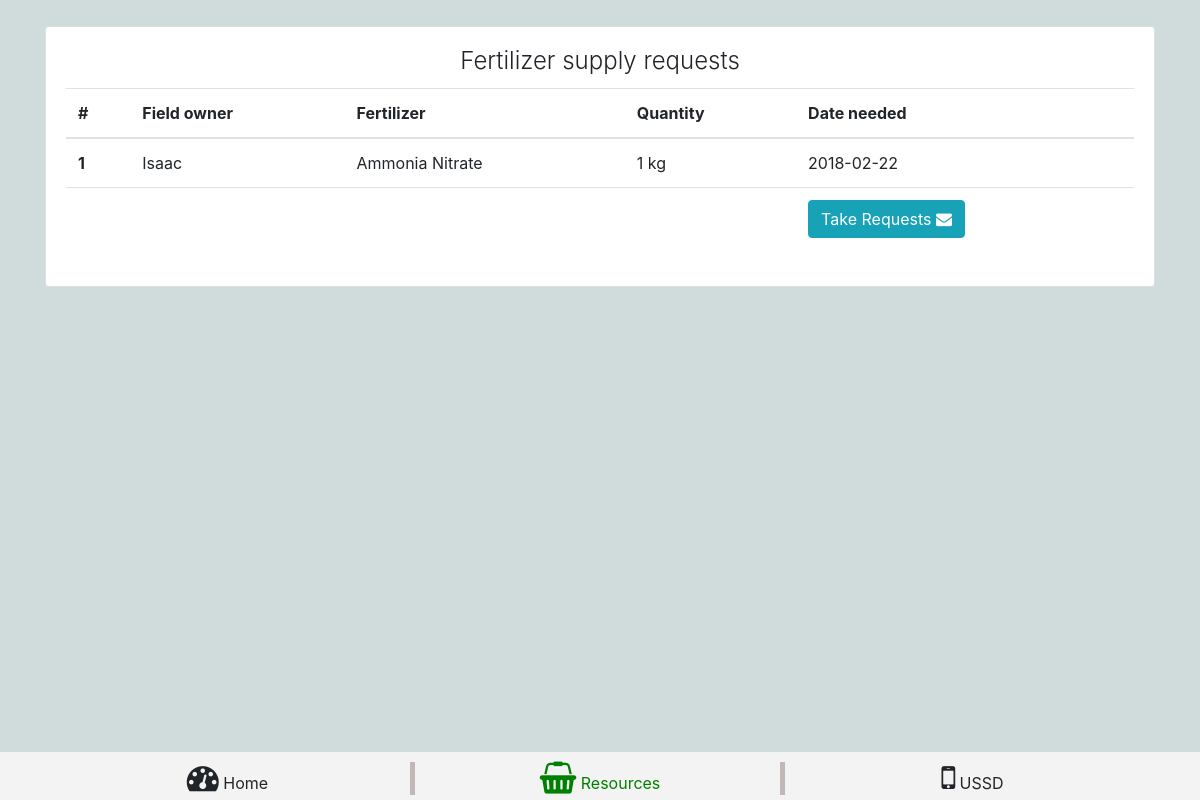
/fertilizer.php, run on the app's committed database.
### tables this page shows
CREATE TABLE `field_fertilizer` (
  `id` int(11) NOT NULL,
  `field` int(11) NOT NULL,
  `fertilizer` int(11) NOT NULL,
  `quantity` int(11) NOT NULL,
  `date_needed` date NOT NULL
);

CREATE TABLE `fields` (
  `id` int(11) NOT NULL,
  `ownerName` varchar(128) NOT NULL,
  `location` varchar(256) NOT NULL,
  `owner` int(11) NOT NULL,
  `purpose` varchar(1024) NOT NULL,
  `phone` varchar(1024) DEFAULT NULL,
  `locationName` varchar(256) NOT NULL,
  `ownerId` int(11) NOT NULL,
  `type` varchar(32) NOT NULL,
  `width` float NOT NULL,
  `stages` int(11) NOT NULL,
  `total_produce` int(11) NOT NULL
);

CREATE TABLE `fertilizer` (
  `id` int(11) NOT NULL,
  `name` varchar(128) NOT NULL,
  `quality` varchar(32) DEFAULT NULL COMMENT 'like 17-17-12'
);

### functions.php (called while the page is built, shortened)
<?php
	include_once "admin/db.php";
	function next_message($field){
		global $conn;
		$query = $conn->query("SELECT * FROM field_messages JOIN messages ON field_messages.message = messages.id WHERE field_messages.field = \"$field\" LIMIT 1");
		return $query->fetch_assoc();
	}
?>

### fertilizer.php (the view, shortened to what this page needs)
<!DOCTYPE html>
<html lang="en">
    <head>
        <link rel="stylesheet" type="text/css" href="css/facss/font-awesome.min.css">
        <link rel="stylesheet" type="text/css" href="css/bootstrap.min.css">
        <link rel="stylesheet" type="text/css" href="css/style.css">
    </head>
    <?php
        include 'admin/db.php';
        include_once "functions.php";
    ?>
<body>
    <div class="page">
        <div class="container">
            <div class="row">
                <div class="col-md-12">
                    <div class="card">
                        <div class="card-block card-body">
                            <div class="card-title mod-title text-center">Fertilizer supply requests</div>
                            <table class="table">
                                <thead>
                                    <tr>
                                      <th scope="col">#</th>
                                      <th scope="col">Field owner</th>
                                      <th scope="col">Fertilizer</th>
                                      <th scope="col">Quantity</th>
                                      <th scope="col">Date needed</th>
                                    </tr>
                                </thead>
                                <tbody>
                                <?php
                                    $query = $conn->query("SELECT * FROM field_fertilizer JOIN fertilizer ON field_fertilizer.fertilizer = fertilizer.id JOIN fields ON field_fertilizer.field = fields.id ") or die("error getting fields $conn->error");
                                    $n = 0;
                                    while ($data = $query->fetch_assoc()) {
                                        $ownerName = $data['ownerName']??"Muhinzi";
                                        $next_message = next_message($data['id']);
                                        $nmessage = $next_message['text'];
                                        $message = str_ireplace("\$name", $ownerName, str_ireplace("\$litters", rand(10, 20),
                                            str_ireplace("\$fert_kg", rand(6, 9), $nmessage)));
                                        ?>
                                        <tr data-message="<?php echo $message; ?>" data-phone="<?php echo $data['phone']; ?>">
                                          <th scope="row"><?php echo $n+1; ?></th>
                                          <td><?php echo $data['ownerName']; ?></td>
                                          <td data-role='phone'><?php echo $data['name']; ?></td>
                                          <td><?php echo $data['quantity']; ?> kg</td>
                                          <td><?php echo $data['date_needed']; ?></td>
                                        </tr>
                                        <?php
                                        $n++;
                                    }
                                ?>
                                    <tr>
                                        <th scope="row"></th>
                                        <td></td>
                                        <td></td>
                                        <td></td>
                                        <td><button class="btn btn-info" id="sendbroadcasts" data-message="<?php echo $message; ?>">Take Requests <i class="fa fa-envelope"></i></button></td>
                                    </tr>
                                </tbody>
                            </table>
                        </div>
                    </div>
                </div>
            </div>
        </div>
        <div class="container-fluid menu-stick-footer container-full">
            <div class="container">
                <div class="row no-gutters">
                    <div class="col col-4">
                        <div class="menu-item">
                            <a href="index.php"><span><i class="fa fa-2x fa-dashboard"> </i></span> Home</a>
                        </div>
                    </div>
                    <div class="col col-4">
                        <div class="menu-item m_active">
                            <a href="fertilizer.php"><span><i class="fa fa-2x fa-shopping-basket"> </i></span> Resources</a>
                        </div>
                    </div>
                    <div class="col col-4">
                        <div class="menu-item">
                            <a href="ussd"><span><i class="fa fa-2x fa-mobile"> </i></span> USSD</a>
                        </div>
                    </div>
                </div>
            </div>
        </div>
    </div>
</body>
</html>

### css/style.css (style rules this page uses)
.container-full { padding:0; }
.menu-stick-footer { background: #f3f3f3; padding: 10px; position: fixed; top: 94vh; }
body { background-size: cover; min-height: 100vh; }
.page { background: #d0dcdb; min-height: 100vh; margin-top: -30px; padding-top: 40px; }
.menu-item { text-align: center; }
.menu-item.m_active { color: green; }
.col.col-4:not(:last-child) .menu-item { border-right:5px solid #c3b8b8; }
.col.col-4:not(:first-child) .menu-item { padding-left: 5px; }
a.no-deco, .menu-item a { color: inherit; text-decoration: none; }
.mod-title { font-size: 1.5rem; font-weight: 300; line-height: 1.2; }

### data on the page
field_fertilizer: field.ownerName "Isaac", fertilizer.name "Ammonia Nitrate", quantity "1", date_needed "2018-02-22"
